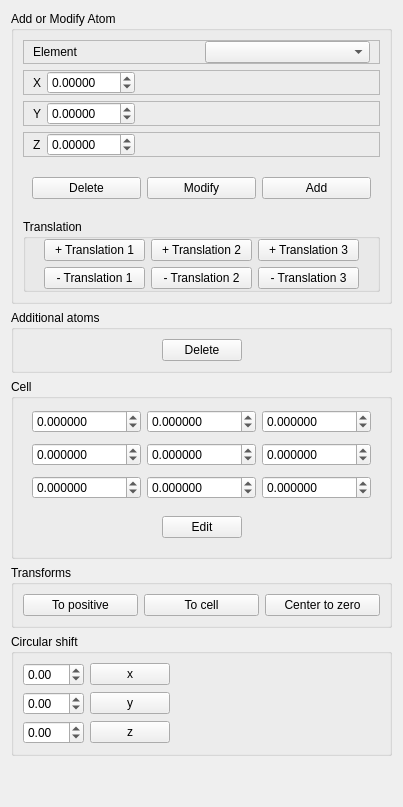
      <widget class="QWidget" name="FormTabActions">
       <attribute name="title">
        <string>Modify</string>
       </attribute>
       <layout class="QVBoxLayout" name="verticalLayout_2">
        <item>
         <widget class="QGroupBox" name="groupBox_2">
          <property name="title">
           <string>Add or Modify Atom</string>
          </property>
          <layout class="QVBoxLayout" name="verticalLayout_5">
           <item>
            <widget class="QFrame" name="frame_22">
             <property name="frameShape">
              <enum>QFrame::StyledPanel</enum>
             </property>
             <property name="frameShadow">
              <enum>QFrame::Raised</enum>
             </property>
             <layout class="QHBoxLayout" name="horizontalLayout_26">
              <property name="topMargin">
               <number>0</number>
              </property>
              <property name="bottomMargin">
               <number>0</number>
              </property>
              <item>
               <widget class="QLabel" name="label_8">
                <property name="text">
                 <string>Element</string>
                </property>
               </widget>
              </item>
              <item>
               <widget class="QComboBox" name="FormActionsPreComboAtomsList"/>
              </item>
             </layout>
            </widget>
           </item>
           <item>
            <widget class="QFrame" name="frame_23">
             <property name="frameShape">
              <enum>QFrame::StyledPanel</enum>
             </property>
             <property name="frameShadow">
              <enum>QFrame::Raised</enum>
             </property>
             <layout class="QHBoxLayout" name="horizontalLayout_27">
              <property name="topMargin">
               <number>0</number>
              </property>
              <property name="bottomMargin">
               <number>0</number>
              </property>
              <item>
               <widget class="QLabel" name="label_24">
                <property name="text">
                 <string>X</string>
                </property>
               </widget>
              </item>
              <item>
               <widget class="QDoubleSpinBox" name="FormActionsPreSpinAtomsCoordX">
                <property name="decimals">
                 <number>5</number>
                </property>
                <property name="minimum">
                 <double>-999.990000000000009</double>
                </property>
                <property name="maximum">
                 <double>999.990000000000009</double>
                </property>
               </widget>
              </item>
              <item>
               <spacer name="horizontalSpacer_5">
                <property name="orientation">
                 <enum>Qt::Horizontal</enum>
                </property>
                <property name="sizeHint" stdset="0">
                 <size>
                  <width>235</width>
                  <height>20</height>
                 </size>
                </property>
               </spacer>
              </item>
             </layout>
            </widget>
           </item>
           <item>
            <widget class="QFrame" name="frame_24">
             <property name="frameShape">
              <enum>QFrame::StyledPanel</enum>
             </property>
             <property name="frameShadow">
              <enum>QFrame::Raised</enum>
             </property>
             <layout class="QHBoxLayout" name="horizontalLayout_29">
              <property name="topMargin">
               <number>0</number>
              </property>
              <property name="bottomMargin">
               <number>0</number>
              </property>
              <item>
               <widget class="QLabel" name="label_25">
                <property name="text">
                 <string>Y</string>
                </property>
               </widget>
              </item>
              <item>
               <widget class="QDoubleSpinBox" name="FormActionsPreSpinAtomsCoordY">
                <property name="decimals">
                 <number>5</number>
                </property>
                <property name="minimum">
                 <double>-999.990000000000009</double>
                </property>
                <property name="maximum">
                 <double>999.990000000000009</double>
                </property>
               </widget>
              </item>
              <item>
               <spacer name="horizontalSpacer_20">
                <property name="orientation">
                 <enum>Qt::Horizontal</enum>
                </property>
                <property name="sizeHint" stdset="0">
                 <size>
                  <width>40</width>
                  <height>20</height>
                 </size>
                </property>
               </spacer>
              </item>
             </layout>
            </widget>
           </item>
           <item>
            <widget class="QFrame" name="frame_25">
             <property name="frameShape">
              <enum>QFrame::StyledPanel</enum>
             </property>
             <property name="frameShadow">
              <enum>QFrame::Raised</enum>
             </property>
             <layout class="QHBoxLayout" name="horizontalLayout_28">
              <property name="topMargin">
               <number>0</number>
              </property>
              <property name="bottomMargin">
               <number>0</number>
              </property>
              <item>
               <widget class="QLabel" name="label_26">
                <property name="text">
                 <string>Z</string>
                </property>
               </widget>
              </item>
              <item>
               <widget class="QDoubleSpinBox" name="FormActionsPreSpinAtomsCoordZ">
                <property name="decimals">
                 <number>5</number>
                </property>
                <property name="minimum">
                 <double>-999.990000000000009</double>
                </property>
                <property name="maximum">
                 <double>999.990000000000009</double>
                </property>
               </widget>
              </item>
              <item>
               <spacer name="horizontalSpacer_21">
                <property name="orientation">
                 <enum>Qt::Horizontal</enum>
                </property>
                <property name="sizeHint" stdset="0">
                 <size>
                  <width>40</width>
                  <height>20</height>
                 </size>
                </property>
               </spacer>
              </item>
             </layout>
            </widget>
           </item>
           <item>
            <widget class="QFrame" name="frame_29">
             <property name="minimumSize">
              <size>
               <width>0</width>
               <height>50</height>
              </size>
             </property>
             <property name="maximumSize">
              <size>
               <width>16777215</width>
               <height>50</height>
              </size>
             </property>
             <property name="frameShape">
              <enum>QFrame::NoFrame</enum>
             </property>
             <property name="frameShadow">
              <enum>QFrame::Raised</enum>
             </property>
             <layout class="QHBoxLayout" name="horizontalLayout_17">
              <property name="topMargin">
               <number>0</number>
              </property>
              <property name="bottomMargin">
               <number>0</number>
              </property>
              <item>
               <widget class="QPushButton" name="FormActionsPreButDeleteAtom">
                <property name="text">
                 <string>Delete</string>
                </property>
               </widget>
              </item>
              <item>
               <widget class="QPushButton" name="FormActionsPreButModifyAtom">
                <property name="text">
                 <string>Modify</string>
                </property>
               </widget>
              </item>
              <item>
               <widget class="QPushButton" name="FormActionsPreButAddAtom">
                <property name="text">
                 <string>Add</string>
                </property>
               </widget>
              </item>
             </layout>
            </widget>
           </item>
           <item>
            <widget class="QGroupBox" name="groupBox_18">
             <property name="minimumSize">
              <size>
               <width>0</width>
               <height>0</height>
              </size>
             </property>
             <property name="title">
              <string>Translation</string>
             </property>
             <layout class="QVBoxLayout" name="verticalLayout_28">
              <property name="topMargin">
               <number>0</number>
              </property>
              <property name="bottomMargin">
               <number>0</number>
              </property>
              <item>
               <widget class="QFrame" name="frame_19">
                <property name="frameShape">
                 <enum>QFrame::NoFrame</enum>
                </property>
                <property name="frameShadow">
                 <enum>QFrame::Raised</enum>
                </property>
                <layout class="QHBoxLayout" name="horizontalLayout_22">
                 <property name="topMargin">
                  <number>0</number>
                 </property>
                 <property name="bottomMargin">
                  <number>0</number>
                 </property>
                 <item>
                  <widget class="QPushButton" name="atom_translation_1_plus">
                   <property name="text">
                    <string>+ Translation 1</string>
                   </property>
                  </widget>
                 </item>
                 <item>
                  <widget class="QPushButton" name="atom_translation_2_plus">
                   <property name="text">
                    <string>+ Translation 2</string>
                   </property>
                  </widget>
                 </item>
                 <item>
                  <widget class="QPushButton" name="atom_translation_3_plus">
                   <property name="text">
                    <string>+ Translation 3</string>
                   </property>
                  </widget>
                 </item>
                </layout>
               </widget>
              </item>
              <item>
               <widget class="QFrame" name="frame_21">
                <property name="frameShape">
                 <enum>QFrame::NoFrame</enum>
                </property>
                <property name="frameShadow">
                 <enum>QFrame::Raised</enum>
                </property>
                <layout class="QHBoxLayout" name="horizontalLayout_24">
                 <property name="topMargin">
                  <number>0</number>
                 </property>
                 <property name="bottomMargin">
                  <number>0</number>
                 </property>
                 <item>
                  <widget class="QPushButton" name="atom_translation_1_minus">
                   <property name="text">
                    <string>- Translation 1</string>
                   </property>
                  </widget>
                 </item>
                 <item>
                  <widget class="QPushButton" name="atom_translation_2_minus">
                   <property name="text">
                    <string>- Translation 2</string>
                   </property>
                  </widget>
                 </item>
                 <item>
                  <widget class="QPushButton" name="atom_translation_3_minus">
                   <property name="text">
                    <string>- Translation 3</string>
                   </property>
                  </widget>
                 </item>
                </layout>
               </widget>
              </item>
             </layout>
            </widget>
           </item>
          </layout>
         </widget>
        </item>
        <item>
         <widget class="QGroupBox" name="groupBox_12">
          <property name="minimumSize">
           <size>
            <width>0</width>
            <height>0</height>
           </size>
          </property>
          <property name="title">
           <string>Additional atoms</string>
          </property>
          <layout class="QHBoxLayout" name="horizontalLayout_13">
           <item>
            <spacer name="horizontalSpacer_15">
             <property name="orientation">
              <enum>Qt::Horizontal</enum>
             </property>
             <property name="sizeHint" stdset="0">
              <size>
               <width>131</width>
               <height>20</height>
              </size>
             </property>
            </spacer>
           </item>
           <item>
            <widget class="QPushButton" name="additional_atoms_delete">
             <property name="text">
              <string>Delete</string>
             </property>
            </widget>
           </item>
           <item>
            <spacer name="horizontalSpacer_16">
             <property name="orientation">
              <enum>Qt::Horizontal</enum>
             </property>
             <property name="sizeHint" stdset="0">
              <size>
               <width>131</width>
               <height>20</height>
              </size>
             </property>
            </spacer>
           </item>
          </layout>
         </widget>
        </item>
        <item>
         <widget class="QGroupBox" name="groupBox_3">
          <property name="title">
           <string>Cell</string>
          </property>
          <layout class="QVBoxLayout" name="verticalLayout_6">
           <item>
            <widget class="QFrame" name="frame_57">
             <property name="locale">
              <locale language="English" country="UnitedStates"/>
             </property>
             <property name="frameShape">
              <enum>QFrame::NoFrame</enum>
             </property>
             <property name="frameShadow">
              <enum>QFrame::Raised</enum>
             </property>
             <layout class="QHBoxLayout" name="horizontalLayout_63">
              <property name="topMargin">
               <number>2</number>
              </property>
              <property name="bottomMargin">
               <number>2</number>
              </property>
              <item>
               <widget class="QDoubleSpinBox" name="FormModifyCellEditA1">
                <property name="locale">
                 <locale language="English" country="UnitedStates"/>
                </property>
                <property name="decimals">
                 <number>6</number>
                </property>
                <property name="minimum">
                 <double>-999.000000000000000</double>
                </property>
                <property name="maximum">
                 <double>999.000000000000000</double>
                </property>
               </widget>
              </item>
              <item>
               <widget class="QDoubleSpinBox" name="FormModifyCellEditA2">
                <property name="locale">
                 <locale language="English" country="UnitedStates"/>
                </property>
                <property name="decimals">
                 <number>6</number>
                </property>
                <property name="minimum">
                 <double>-999.000000000000000</double>
                </property>
                <property name="maximum">
                 <double>999.000000000000000</double>
                </property>
               </widget>
              </item>
              <item>
               <widget class="QDoubleSpinBox" name="FormModifyCellEditA3">
                <property name="locale">
                 <locale language="English" country="UnitedStates"/>
                </property>
                <property name="decimals">
                 <number>6</number>
                </property>
                <property name="minimum">
                 <double>-999.000000000000000</double>
                </property>
                <property name="maximum">
                 <double>999.000000000000000</double>
                </property>
               </widget>
              </item>
             </layout>
            </widget>
           </item>
           <item>
            <widget class="QFrame" name="frame_55">
             <property name="locale">
              <locale language="English" country="UnitedStates"/>
             </property>
             <property name="frameShape">
              <enum>QFrame::NoFrame</enum>
             </property>
             <property name="frameShadow">
              <enum>QFrame::Raised</enum>
             </property>
             <layout class="QHBoxLayout" name="horizontalLayout_59">
              <property name="topMargin">
               <number>2</number>
              </property>
              <property name="bottomMargin">
               <number>2</number>
              </property>
              <item>
               <widget class="QDoubleSpinBox" name="FormModifyCellEditB1">
                <property name="locale">
                 <locale language="English" country="UnitedStates"/>
                </property>
                <property name="decimals">
                 <number>6</number>
                </property>
                <property name="minimum">
                 <double>-999.000000000000000</double>
                </property>
                <property name="maximum">
                 <double>999.000000000000000</double>
                </property>
               </widget>
              </item>
              <item>
               <widget class="QDoubleSpinBox" name="FormModifyCellEditB2">
                <property name="decimals">
                 <number>6</number>
                </property>
                <property name="minimum">
                 <double>-999.000000000000000</double>
                </property>
                <property name="maximum">
                 <double>999.000000000000000</double>
                </property>
               </widget>
              </item>
              <item>
               <widget class="QDoubleSpinBox" name="FormModifyCellEditB3">
                <property name="decimals">
                 <number>6</number>
                </property>
                <property name="minimum">
                 <double>-999.000000000000000</double>
                </property>
                <property name="maximum">
                 <double>999.000000000000000</double>
                </property>
               </widget>
              </item>
             </layout>
            </widget>
           </item>
           <item>
            <widget class="QFrame" name="frame_56">
             <property name="locale">
              <locale language="English" country="UnitedStates"/>
             </property>
             <property name="frameShape">
              <enum>QFrame::NoFrame</enum>
             </property>
             <property name="frameShadow">
              <enum>QFrame::Raised</enum>
             </property>
             <layout class="QHBoxLayout" name="horizontalLayout_61">
              <property name="topMargin">
               <number>2</number>
              </property>
              <property name="bottomMargin">
               <number>2</number>
              </property>
              <item>
               <widget class="QDoubleSpinBox" name="FormModifyCellEditC1">
                <property name="decimals">
                 <number>6</number>
                </property>
                <property name="minimum">
                 <double>-999.000000000000000</double>
                </property>
                <property name="maximum">
                 <double>999.000000000000000</double>
                </property>
               </widget>
              </item>
              <item>
               <widget class="QDoubleSpinBox" name="FormModifyCellEditC2">
                <property name="decimals">
                 <number>6</number>
                </property>
                <property name="minimum">
                 <double>-999.000000000000000</double>
                </property>
                <property name="maximum">
                 <double>999.000000000000000</double>
                </property>
               </widget>
              </item>
              <item>
               <widget class="QDoubleSpinBox" name="FormModifyCellEditC3">
                <property name="decimals">
                 <number>6</number>
                </property>
                <property name="minimum">
                 <double>-999.000000000000000</double>
                </property>
                <property name="maximum">
                 <double>999.000000000000000</double>
                </property>
               </widget>
              </item>
             </layout>
            </widget>
           </item>
           <item>
            <widget class="QFrame" name="frame_54">
             <property name="frameShape">
              <enum>QFrame::NoFrame</enum>
             </property>
             <property name="frameShadow">
              <enum>QFrame::Raised</enum>
             </property>
             <layout class="QHBoxLayout" name="horizontalLayout_58">
              <item>
               <spacer name="horizontalSpacer_25">
                <property name="orientation">
                 <enum>Qt::Horizontal</enum>
                </property>
                <property name="sizeHint" stdset="0">
                 <size>
                  <width>92</width>
                  <height>20</height>
                 </size>
                </property>
               </spacer>
              </item>
              <item>
               <widget class="QPushButton" name="FormModifyCellButton">
                <property name="text">
                 <string>Edit</string>
                </property>
               </widget>
              </item>
              <item>
               <spacer name="horizontalSpacer_11">
                <property name="orientation">
                 <enum>Qt::Horizontal</enum>
                </property>
                <property name="sizeHint" stdset="0">
                 <size>
                  <width>91</width>
                  <height>20</height>
                 </size>
                </property>
               </spacer>
              </item>
             </layout>
            </widget>
           </item>
          </layout>
         </widget>
        </item>
        <item>
         <widget class="QGroupBox" name="groupBox_4">
          <property name="title">
           <string>Transforms</string>
          </property>
          <layout class="QVBoxLayout" name="verticalLayout_7">
           <item>
            <widget class="QFrame" name="frame_116">
             <property name="minimumSize">
              <size>
               <width>0</width>
               <height>0</height>
              </size>
             </property>
             <property name="frameShape">
              <enum>QFrame::NoFrame</enum>
             </property>
             <property name="frameShadow">
              <enum>QFrame::Raised</enum>
             </property>
             <layout class="QHBoxLayout" name="horizontalLayout_50">
              <property name="leftMargin">
               <number>0</number>
              </property>
              <property name="topMargin">
               <number>0</number>
              </property>
              <property name="rightMargin">
               <number>0</number>
              </property>
              <property name="bottomMargin">
               <number>0</number>
              </property>
              <item>
               <widget class="QPushButton" name="FormModifyGoPositive">
                <property name="text">
                 <string>To positive</string>
                </property>
               </widget>
              </item>
              <item>
               <widget class="QPushButton" name="FormModifyGoToCell">
                <property name="text">
                 <string>To cell</string>
                </property>
               </widget>
              </item>
              <item>
               <widget class="QPushButton" name="modify_center_to_zero">
                <property name="text">
                 <string>Center to zero</string>
                </property>
               </widget>
              </item>
             </layout>
            </widget>
           </item>
          </layout>
         </widget>
        </item>
        <item>
         <widget class="QGroupBox" name="groupBox_49">
          <property name="minimumSize">
           <size>
            <width>0</width>
            <height>0</height>
           </size>
          </property>
          <property name="sizeIncrement">
           <size>
            <width>0</width>
            <height>0</height>
           </size>
          </property>
          <property name="title">
           <string>Circular shift</string>
          </property>
          <layout class="QVBoxLayout" name="verticalLayout_70">
           <item>
            <widget class="QFrame" name="frame_117">
             <property name="minimumSize">
              <size>
               <width>0</width>
               <height>0</height>
              </size>
             </property>
             <property name="frameShape">
              <enum>QFrame::NoFrame</enum>
             </property>
             <property name="frameShadow">
              <enum>QFrame::Raised</enum>
             </property>
             <layout class="QHBoxLayout" name="horizontalLayout_117">
              <property name="leftMargin">
               <number>0</number>
              </property>
              <property name="topMargin">
               <number>0</number>
              </property>
              <property name="rightMargin">
               <number>0</number>
              </property>
              <property name="bottomMargin">
               <number>0</number>
              </property>
              <item>
               <widget class="QDoubleSpinBox" name="x_circular_shift_step">
                <property name="minimum">
                 <double>-99.989999999999995</double>
                </property>
               </widget>
              </item>
              <item>
               <widget class="QPushButton" name="x_circular_shift">
                <property name="text">
                 <string>x</string>
                </property>
               </widget>
              </item>
              <item>
               <spacer name="horizontalSpacer_100">
                <property name="orientation">
                 <enum>Qt::Horizontal</enum>
                </property>
                <property name="sizeHint" stdset="0">
                 <size>
                  <width>157</width>
                  <height>20</height>
                 </size>
                </property>
               </spacer>
              </item>
             </layout>
            </widget>
           </item>
           <item>
            <widget class="QFrame" name="frame_118">
             <property name="minimumSize">
              <size>
               <width>0</width>
               <height>0</height>
              </size>
             </property>
             <property name="frameShape">
              <enum>QFrame::NoFrame</enum>
             </property>
             <property name="frameShadow">
              <enum>QFrame::Raised</enum>
             </property>
             <layout class="QHBoxLayout" name="horizontalLayout_165">
              <property name="leftMargin">
               <number>0</number>
              </property>
              <property name="topMargin">
               <number>0</number>
              </property>
              <property name="rightMargin">
               <number>0</number>
              </property>
              <property name="bottomMargin">
               <number>0</number>
              </property>
              <item>
               <widget class="QDoubleSpinBox" name="y_circular_shift_step">
                <property name="minimum">
                 <double>-99.989999999999995</double>
                </property>
               </widget>
              </item>
              <item>
               <widget class="QPushButton" name="y_circular_shift">
                <property name="text">
                 <string>y</string>
                </property>
               </widget>
              </item>
              <item>
               <spacer name="horizontalSpacer_117">
                <property name="orientation">
                 <enum>Qt::Horizontal</enum>
                </property>
                <property name="sizeHint" stdset="0">
                 <size>
                  <width>40</width>
                  <height>20</height>
                 </size>
                </property>
               </spacer>
              </item>
             </layout>
            </widget>
           </item>
           <item>
            <widget class="QFrame" name="frame_170">
             <property name="minimumSize">
              <size>
               <width>0</width>
               <height>0</height>
              </size>
             </property>
             <property name="frameShape">
              <enum>QFrame::NoFrame</enum>
             </property>
             <property name="frameShadow">
              <enum>QFrame::Raised</enum>
             </property>
             <layout class="QHBoxLayout" name="horizontalLayout_166">
              <property name="leftMargin">
               <number>0</number>
              </property>
              <property name="topMargin">
               <number>0</number>
              </property>
              <property name="rightMargin">
               <number>0</number>
              </property>
              <property name="bottomMargin">
               <number>0</number>
              </property>
              <item>
               <widget class="QDoubleSpinBox" name="z_circular_shift_step">
                <property name="minimum">
                 <double>-99.989999999999995</double>
                </property>
               </widget>
              </item>
              <item>
               <widget class="QPushButton" name="z_circular_shift">
                <property name="text">
                 <string>z</string>
                </property>
               </widget>
              </item>
              <item>
               <spacer name="horizontalSpacer_118">
                <property name="orientation">
                 <enum>Qt::Horizontal</enum>
                </property>
                <property name="sizeHint" stdset="0">
                 <size>
                  <width>40</width>
                  <height>20</height>
                 </size>
                </property>
               </spacer>
              </item>
             </layout>
            </widget>
           </item>
          </layout>
         </widget>
        </item>
        <item>
         <spacer name="verticalSpacer_2">
          <property name="orientation">
           <enum>Qt::Vertical</enum>
          </property>
          <property name="sizeHint" stdset="0">
           <size>
            <width>20</width>
            <height>40</height>
           </size>
          </property>
         </spacer>
        </item>
       </layout>
      </widget>
